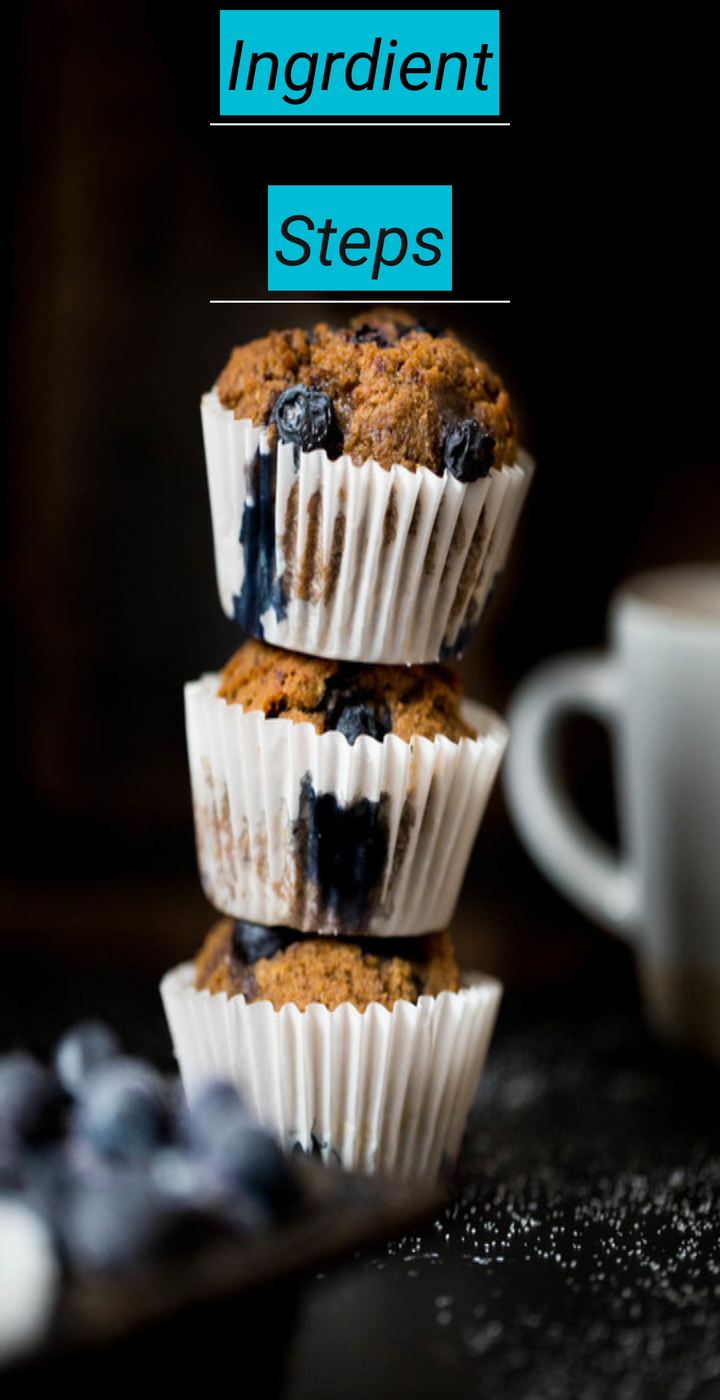
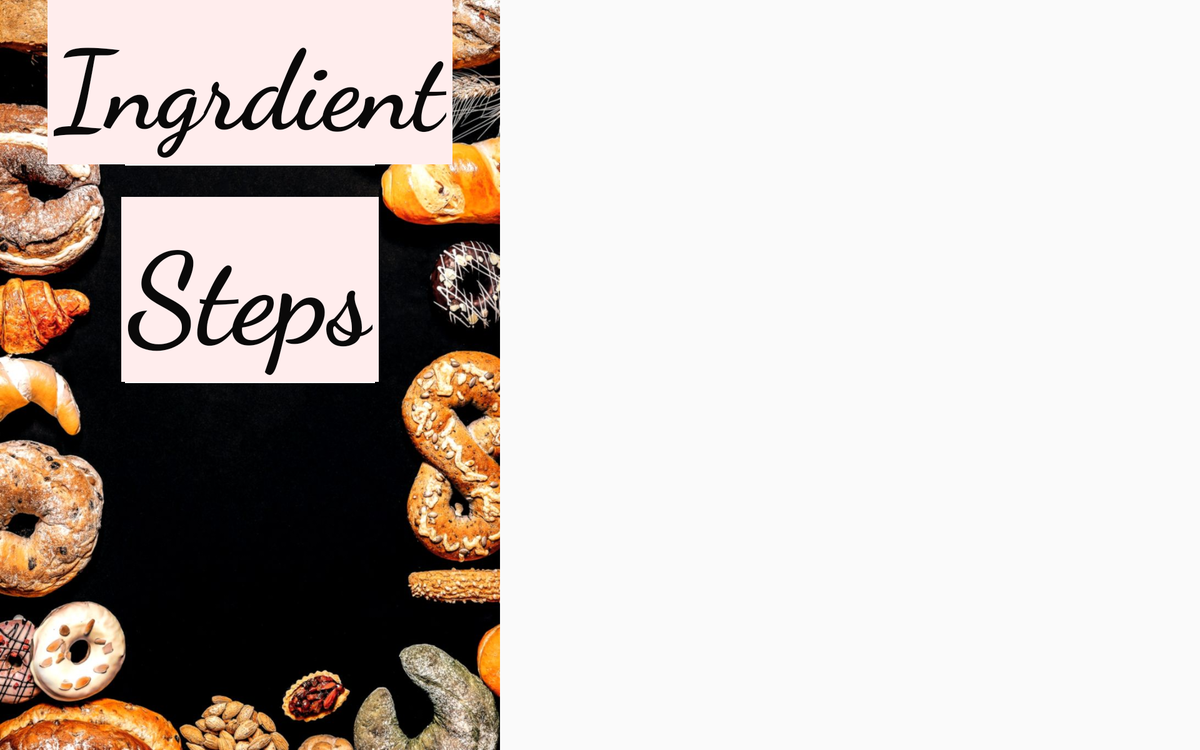

An Android layout and its configuration variant, each rendered on a device that would load it. The default file and the variant file are quoted in full after the pictures.
<!-- AndroidManifest.xml: application theme AppTheme -->
<!-- res/layout/detail_activity.xml -->
<?xml version="1.0" encoding="utf-8"?>
<android.support.v4.widget.NestedScrollView xmlns:android="http://schemas.android.com/apk/res/android"
    android:id="@+id/Nested_scrol"
    android:layout_width="fill_parent"
    android:layout_height="fill_parent"
    android:orientation="vertical">

    <LinearLayout
        android:layout_width="match_parent"
        android:layout_height="wrap_content"
        android:background="@drawable/aa"
        android:orientation="vertical"
        android:padding="5dp"
        android:scrollbars="vertical">

        <TextView
            android:layout_width="wrap_content"
            android:layout_height="wrap_content"
            android:layout_gravity="center_horizontal"
            android:background="#00BCD4"
            android:padding="3dp"
            android:text="@string/ingrdient"
            android:textColor="#000000"
            android:textSize="35sp"
            android:textStyle="italic" />

        <View
            android:layout_width="150dp"
            android:layout_height="1dp"
            android:layout_gravity="center"
            android:layout_marginTop="4dp"
            android:background="#FFF" />

        <FrameLayout
            android:id="@+id/Cont_Of_Ingrd"
            android:layout_width="match_parent"
            android:layout_height="wrap_content"
            android:layout_marginTop="10dp"
            android:padding="5dp" />

        <TextView
            android:layout_width="wrap_content"
            android:layout_height="wrap_content"
            android:layout_gravity="center_horizontal"
            android:layout_marginTop="10dp"
            android:background="#00BCD4"
            android:padding="3dp"
            android:text="@string/steps"
            android:textColor="#151414"
            android:textSize="35sp"
            android:textStyle="italic" />

        <View
            android:layout_width="150dp"
            android:layout_height="1dp"
            android:layout_gravity="center"
            android:layout_marginTop="5dp"
            android:background="#FFF" />

        <FrameLayout
            android:id="@+id/Cont_Of_Sep"
            android:layout_width="match_parent"
            android:layout_height="wrap_content"
            android:layout_marginTop="5dp"
            android:padding="5dp" />
    </LinearLayout>
</android.support.v4.widget.NestedScrollView>
<!-- resources referenced by this layout -->
<resources>
  <!-- drawable aa: jpg bitmap (drawable, 97411 bytes) -->
  <string name="ingrdient"> Ingrdient </string>
  <string name="steps"> Steps </string>
  <style name="AppTheme" parent="Theme.AppCompat.Light.DarkActionBar">
          
          <item name="colorPrimary">@color/colorPrimary</item>
          <item name="colorPrimaryDark">@color/colorPrimaryDark</item>
          <item name="colorAccent">@color/colorAccent</item>
              </style>
  <color name="colorPrimary">#000</color>
  <color name="colorPrimaryDark">#54555c</color>
  <color name="colorAccent">#FF4081</color>
</resources>
<!-- res/layout-sw600dp-land/detail_activity.xml (the repository's variant of the layout above) -->
<!-- drawn on a 7-inch tablet turned sideways -->
<?xml version="1.0" encoding="utf-8"?>
<LinearLayout
    xmlns:android="http://schemas.android.com/apk/res/android"
    android:layout_width="match_parent"
    android:layout_height="match_parent"
    xmlns:app="http://schemas.android.com/apk/res-auto"
    android:orientation="horizontal">
    <LinearLayout
        android:layout_height="wrap_content"
        android:layout_width="400dp"
        android:orientation="vertical"
        android:background="@drawable/jj">
        <TextView
            android:layout_width="wrap_content"
            android:layout_height="wrap_content"
            android:layout_gravity="center_horizontal"
            android:padding="5dp"
            android:textColor="#0a0909"
            android:textSize="88sp"
            android:textStyle="bold"
            app:fontFamily="cursive"
            android:text="@string/ingrdient"
            android:fontFamily="cursive"
            android:background="#ffeded"
            />
        <View
            android:layout_marginTop="0dp"
            android:layout_width="200dp"
            android:layout_height="1dp"
            android:layout_gravity="center"
            android:background="#ffffff"/>

        <FrameLayout
            android:id="@+id/Cont_Of_Ingrd"
            android:layout_width="match_parent"
            android:layout_height="wrap_content"
            android:layout_marginTop="10dp"
            android:padding="5dp">
        </FrameLayout>
        <TextView
            android:layout_width="wrap_content"
            android:layout_height="wrap_content"
            android:layout_gravity="center_horizontal"
            android:padding="5dp"
            android:textColor="#0a0909"
            android:textSize="100sp"
            android:textStyle="bold"
            app:fontFamily="cursive"
            android:text="@string/steps"
            android:fontFamily="cursive"
            android:layout_marginTop="5dp"
            android:background="#ffeded"

            />
        <View
            android:layout_marginTop="0dp"
            android:layout_width="200dp"
            android:layout_height="1dp"
            android:layout_gravity="center"
            android:background="#ffffff"/>
        <FrameLayout
            android:id="@+id/Cont_Of_Sep"
            android:layout_width="match_parent"
            android:layout_height="wrap_content"
            android:layout_marginTop="10dp"
            android:padding="5dp">
        </FrameLayout>

    </LinearLayout>


  <FrameLayout
      android:id="@+id/ShowContainer"
      android:layout_width="match_parent"
      android:layout_height="match_parent">

  </FrameLayout>
</LinearLayout>
<!-- resources referenced by the variant -->
<!-- as a 7-inch tablet turned sideways resolves them -->
<resources>
  <!-- drawable jj: jpg bitmap (drawable, 214974 bytes) -->
  <string name="ingrdient"> Ingrdient </string>
  <string name="steps"> Steps </string>
  <style name="AppTheme" parent="Theme.AppCompat.Light.DarkActionBar">
          
          <item name="colorPrimary">@color/colorPrimary</item>
          <item name="colorPrimaryDark">@color/colorPrimaryDark</item>
          <item name="colorAccent">@color/colorAccent</item>
              </style>
  <color name="colorPrimary">#000</color>
  <color name="colorPrimaryDark">#54555c</color>
  <color name="colorAccent">#FF4081</color>
</resources>
